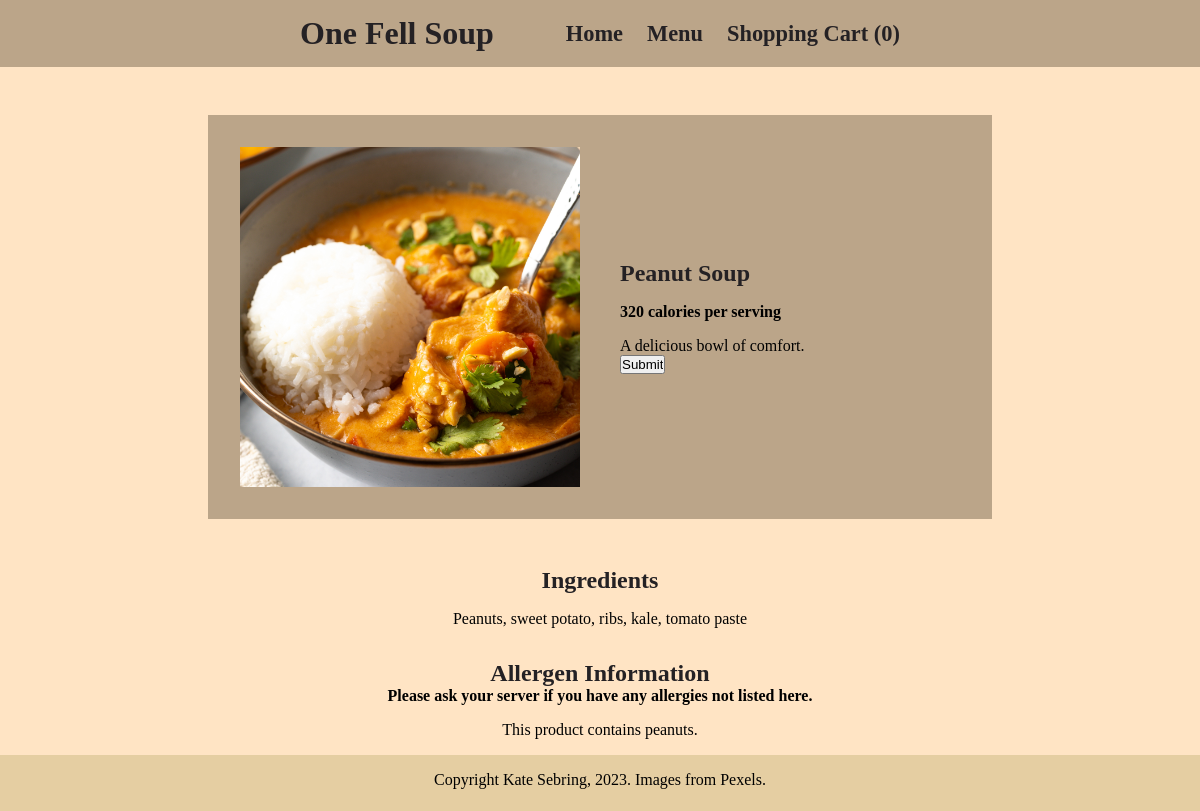
The app's page /peanut.php with its own data.
### tables this page shows
CREATE TABLE soup_products(
productID INT AUTO_INCREMENT PRIMARY KEY,
productName VARCHAR(255),
productDescription VARCHAR(1000),
calories INT,
productPrice DECIMAL(13,2),
webPageLink VARCHAR(255),
allergies VARCHAR (1000),
ingredients VARCHAR (1000),
productImg VARCHAR(255)
);

### peanut.php (the view, shortened to what this page needs)
<?php
include("header.php");
?>
<!DOCTYPE html>
<html lang="en">
<head>
    <link href="css/universal_settings.css" rel="stylesheet">
</head>
<body>
    <main>
        <div class="main-product-info">
        <?php
            try {
                $selectItem = "SELECT * FROM soup_products WHERE productId = 4";
                $stmt = $conn->prepare($selectItem);
                $stmt->execute();
                $stmt->setFetchMode(PDO::FETCH_ASSOC);
                foreach($stmt->fetchAll() as $listItem) {
                    $productName = $listItem['productName'];
                    $calories = $listItem['calories'];
                    $productImg = $listItem['productImg'];
                    $productDescription = $listItem['productDescription'];
                    echo "<div class='productImage'><img src='$productImg' class='soup-img'></div>";
                    echo "<div class='productInfo'><h2>$productName</h2>";
                    echo "<p><b>$calories calories per serving</b></p>";
                    echo "<p id='product-description'>$productDescription</p>";
                }
            } catch(PDOException $e) {
                echo "Error: " . $e->getMessage();
            }
        ?>
            <form action="peanut.php" method="post">
                <input type="submit" name="submit">
            </form>
            </div>
        </div>
        <div class="nutrition-info">
            <div id="ingredients">
                <h3>Ingredients</h3>
                <?php
                try {
                    $selectItem = "SELECT * FROM soup_products WHERE productId = 4";
                    $stmt = $conn->prepare($selectItem);
                    $stmt->execute();
                    $stmt->setFetchMode(PDO::FETCH_ASSOC);
                    foreach($stmt->fetchAll() as $listItem) {
                        $ingredients = $listItem['ingredients'];
                        echo "<p>$ingredients</p>";
                    }
                } catch(PDOException $e) {
                    echo "Error: " . $e->getMessage();
                }
                ?>
            </div>
            <div id="allergens">
                <h3>Allergen Information</h3>
                <strong>Please ask your server if you have any allergies not listed here.</strong>
                <?php
                try {
                    $selectItem = "SELECT * FROM soup_products WHERE productId = 4";
                    $stmt = $conn->prepare($selectItem);
                    $stmt->execute();
                    $stmt->setFetchMode(PDO::FETCH_ASSOC);
                    foreach($stmt->fetchAll() as $listItem) {
                        $allergies = $listItem['allergies'];
                        echo "<p>This product contains $allergies.</p>";
                    }
                } catch(PDOException $e) {
                    echo "Error: " . $e->getMessage();
                }
                ?>
            </div>
        </div>
    <footer>
        Copyright Kate Sebring, 2023. Images from Pexels.
    </footer>
    </main>
</body>
</html>

### css/universal_settings.css (style rules this page uses)
* { margin: 0; padding: 0; }
body { font-family: Cambria, Cochin, Georgia, Times, 'Times New Roman', serif; background-color: bisque; }
footer { background-color: rgb(229, 206, 162); height: 2.5rem; text-align: center; width:100%; padding-top: 1em; padding-bottom: 1em; margin-top: 1em; }
@media screen and (min-width: 348px) { footer { padding-bottom: 0; } }

### peanut.php (style rules this page uses)
.main-product-info { margin: auto; margin-top: 3rem; display: flex; flex-flow: column wrap; justify-content: center; align-items: center; text-align: center; padding: 2rem; background-color: #bba589; }
h2 { margin-bottom: 1rem; }
.soup-img { width: 100%; padding-bottom:1rem; }
h1, h2, h3 { color: #242124; }
p { margin-top:1rem; }
h3 { font-size: 1.5rem; }
.nutrition-info { display: flex; flex-flow: column wrap; align-items: center; gap:2rem; margin-top: 3rem; text-align: center; }
@media screen and (min-width: 700px) { main { flex-flow: row wrap; } }
@media screen and (min-width: 700px) { .soup-img { padding-bottom:0; } }
@media screen and (min-width: 700px) { .main-product-info { display: grid; grid-template-columns: repeat(2, 4fr); grid-template-rows: 1fr; grid-column-gap: 40px; grid-row-gap: 0px; text-align: left; width:70%; } }
@media screen and (min-width: 700px) { .productImage { grid-area: 1 / 1 / 2 / 2; } }
@media screen and (min-width: 700px) { .productInfo { grid-area: 1 / 2 / 2 / 3; } }
@media screen and (min-width: 1200px) { .main-product-info { width:60%; } }

### records on screen
soup_products: productImg (picture), productName "Peanut Soup", calories "320", productDescription "A delicious bowl of comfort.", ingredients "Peanuts, sweet potato, ribs, kale, tomato paste", allergies "peanuts"

### other values on screen
$cartTotal "0"
